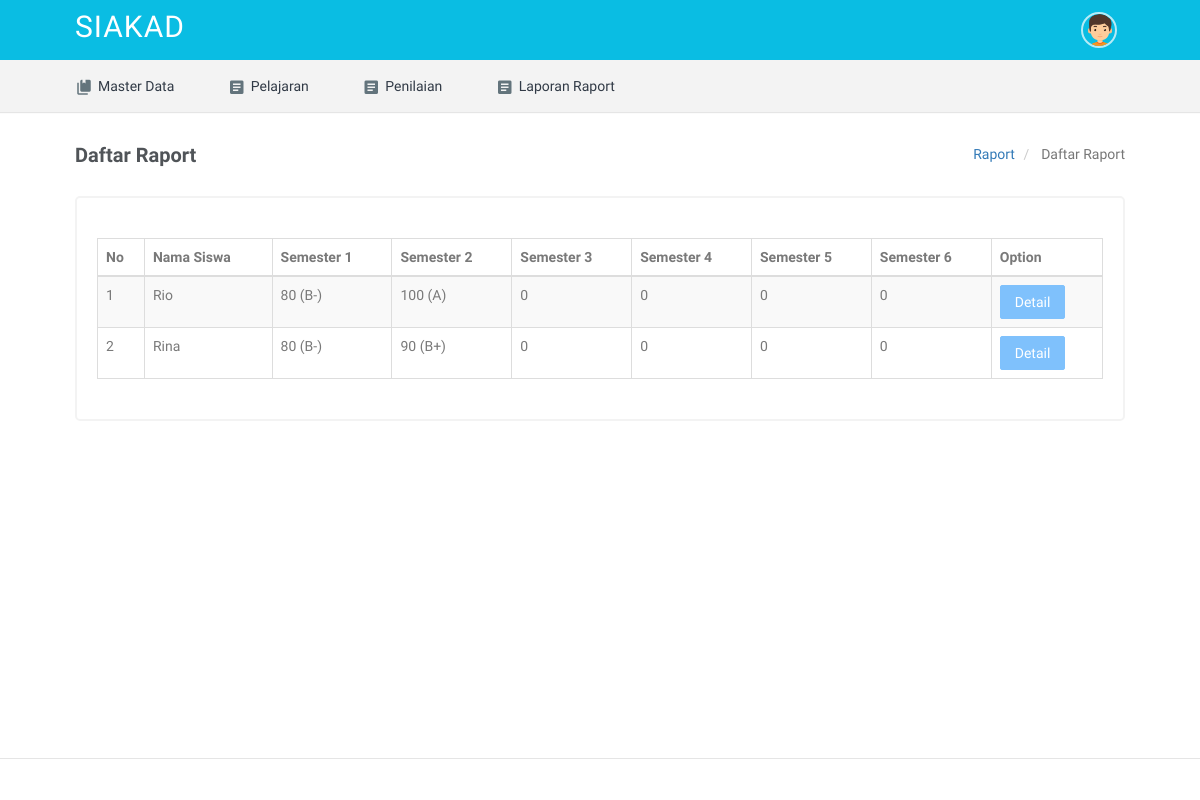
/index.php/raport, run on the app's committed database.
### tables this page shows
CREATE TABLE `nilai` (
  `id_siswa` int(11) NOT NULL,
  `semester_1` int(11) NOT NULL,
  `semester_2` int(11) NOT NULL,
  `semester_3` int(11) NOT NULL,
  `semester_4` int(11) NOT NULL,
  `semester_5` int(11) NOT NULL,
  `semester_6` int(11) NOT NULL
);

CREATE TABLE `siswa` (
  `id_siswa` int(11) NOT NULL,
  `nis` int(20) NOT NULL,
  `nama` varchar(40) NOT NULL,
  `tgl_lahir` varchar(20) NOT NULL,
  `kewarganegaraan` varchar(20) NOT NULL,
  `alamat` varchar(40) NOT NULL,
  `jenis_kelamin` varchar(20) NOT NULL
);

CREATE TABLE `nilai_mapel` (
  `id_nilai_mapel` int(11) NOT NULL,
  `id_siswa` int(11) NOT NULL,
  `id_mapel` int(11) NOT NULL,
  `nilai` int(11) NOT NULL,
  `semester` int(11) NOT NULL
);

### application/modules/raport/controllers/Raport.php (called while the page is built, shortened)
<?php
class Raport extends MX_Controller {
    public function __construct(){
        $this->load->model('m_raport');
        $this->load->library('session');
    }
    public function index(){
        $data['page'] = array(
            'page1' => 'Raport',
            'page2' => 'Daftar Raport',
            'title' => 'Daftar Raport'
        );
        $data['rows'] = $this->m_raport->all_raport()->result();
            $this->load->view('template/header');
            $this->load->view('raport/data_raport', $data);
            $this->load->view('template/footer');
    }
}

### index.php (called while the page is built, shortened)
<?php
require_once BASEPATH.'core/CodeIgniter.php';

### application/modules/raport/models/M_raport.php (called while the page is built, shortened)
<?php
class M_raport extends CI_Model{
	function all_raport(){
		return $this->db->query("SELECT * FROM nilai AS a INNER JOIN nilai_mapel AS b ON a.id_siswa = b.id_siswa INNER JOIN siswa AS c ON a.id_siswa = c.id_siswa GROUP BY a.id_siswa");
	}
}

### application/modules/raport/views/data_raport.php (the view, shortened to what this page needs)
<div class="wrapper">
    <div class="container">
        <div class="row">
            <div class="col-sm-12">
                <div class="page-title-box">
                    <div class="btn-group pull-right">
                        <ol class="breadcrumb hide-phone p-0 m-0">
                            <li>
                                <a href="#"><?php echo $page['page1']; ?></a>
                            </li>
                            <li class="active">
                                <?php echo $page['page2']; ?>
                            </li>
                        </ol>
                    </div>
                    <h4 class="page-title"><?php echo $page['title']; ?></h4>
                </div>
            </div>
        </div>
        <div class="row">
            <div class="col-sm-12">
                <div class="card-box table-responsive">
                    <table id="datatable" class="table table-striped table-bordered">
                        <thead>
                        <tr>
                            <th>No</th>
                            <th>Nama Siswa</th>
                            <?php
                                for ($i=1; $i <= 6; $i++) {
                            ?>
                            <th>Semester <?php echo $i; ?></th>
                            <?php
                                }
                            ?>
                            <th>Option</th>
                        </tr>
                        </thead>
                        <tbody>
                            <?php
                            $no = 1;
                            foreach ($rows as $key ) {
                            ?>
                            <tr>
                                <td><?php echo $no++; ?></td>
                                <td><?php echo $key->nama; ?></td>
                                <?php
                                for ($i=1; $i <= 6; $i++) {
                                    $list = $this->db->query("SELECT id_nilai_mapel, id_siswa, AVG(nilai) AS total FROM nilai_mapel WHERE semester = ".$i." AND id_siswa = ".$key->id_siswa." GROUP BY id_siswa")->row();
                                    if($list->total > 0 && $list->total <= 55){
                                        $nilai = "(D)";
                                    }else if($list->total >= 56 && $list->total <= 60){
                                        $nilai = "(D+)";
                                    }else if($list->total >= 61 && $list->total <= 65){
                                        $nilai = "(C-)";
                                    }else if($list->total >= 66 && $list->total <= 70){
                                        $nilai = "(C)";
                                    }else if($list->total >= 71 && $list->total <= 75){
                                        $nilai = "(C+)";
                                    }else if($list->total >= 76 && $list->total <= 80){
                                        $nilai = "(B-)";
                                    }else if($list->total >= 81 && $list->total <= 85){
                                        $nilai = "(B)";
                                    }else if($list->total >= 86 && $list->total <= 90){
                                        $nilai = "(B+)";
                                    }else if($list->total >= 91 && $list->total <= 95){
                                        $nilai = "(A-)";
                                    }else if($list->total >= 96 && $list->total <= 100){
                                        $nilai = "(A)";
                                    }else{
                                        $nilai = "";
                                    }
                                ?>
                                    <td><?php echo round($list->total, 2)." ".$nilai; ?></td>
                                <?php } ?>
                                <td><a href="<?php echo base_url(); ?>index.php/raport/detail_form_raport/<?php echo $key->id_siswa; ?>" class="btn btn-primary">Detail</a></td>
                            </tr>
                            <?php
                            }
                            ?>
                        </tbody>
                    </table>
                </div>
            </div>
        </div>

### application/modules/template/views/header.php (shortened to what this page needs)
<!DOCTYPE html>
<html lang="en">
    <head>
        <link href="<?php echo base_url(); ?>assets/assets/plugins/nestable/jquery.nestable.css" rel="stylesheet" />
        <link href="<?php echo base_url(); ?>assets/assets/plugins/timepicker/bootstrap-timepicker.min.css" rel="stylesheet">
		<link href="<?php echo base_url(); ?>assets/assets/plugins/bootstrap-colorpicker/css/bootstrap-colorpicker.min.css" rel="stylesheet">
		<link href="<?php echo base_url(); ?>assets/assets/plugins/bootstrap-datepicker/css/bootstrap-datepicker.min.css" rel="stylesheet">
		<link href="<?php echo base_url(); ?>assets/assets/plugins/clockpicker/css/bootstrap-clockpicker.min.css" rel="stylesheet">
		<link href="<?php echo base_url(); ?>assets/assets/plugins/bootstrap-daterangepicker/daterangepicker.css" rel="stylesheet">
        <link href="<?php echo base_url(); ?>assets/assets/plugins/datatables/jquery.dataTables.min.css" rel="stylesheet" type="text/css"/>
        <link href="<?php echo base_url(); ?>assets/assets/plugins/datatables/buttons.bootstrap.min.css" rel="stylesheet" type="text/css"/>
        <link href="<?php echo base_url(); ?>assets/assets/plugins/datatables/fixedHeader.bootstrap.min.css" rel="stylesheet" type="text/css"/>
        <link href="<?php echo base_url(); ?>assets/assets/plugins/datatables/responsive.bootstrap.min.css" rel="stylesheet" type="text/css"/>
        <link href="<?php echo base_url(); ?>assets/assets/plugins/datatables/scroller.bootstrap.min.css" rel="stylesheet" type="text/css"/>
        <link href="<?php echo base_url(); ?>assets/assets/plugins/datatables/dataTables.colVis.css" rel="stylesheet" type="text/css"/>
        <link href="<?php echo base_url(); ?>assets/assets/plugins/datatables/dataTables.bootstrap.min.css" rel="stylesheet" type="text/css"/>
        <link href="<?php echo base_url(); ?>assets/assets/plugins/datatables/fixedColumns.dataTables.min.css" rel="stylesheet" type="text/css"/>
        <link href="<?php echo base_url(); ?>assets/assets/plugins/custombox/css/custombox.min.css" rel="stylesheet">
        <link href="<?php echo base_url(); ?>assets/assets/css/bootstrap.min.css" rel="stylesheet" type="text/css" />
        <link href="<?php echo base_url(); ?>assets/assets/css/core.css" rel="stylesheet" type="text/css" />
        <link href="<?php echo base_url(); ?>assets/assets/css/components.css" rel="stylesheet" type="text/css" />
        <link href="<?php echo base_url(); ?>assets/assets/css/icons.css" rel="stylesheet" type="text/css" />
        <link href="<?php echo base_url(); ?>assets/assets/css/pages.css" rel="stylesheet" type="text/css" />
        <link href="<?php echo base_url(); ?>assets/assets/css/menu.css" rel="stylesheet" type="text/css" />
        <link href="<?php echo base_url(); ?>assets/assets/css/responsive.css" rel="stylesheet" type="text/css" />
		<link rel="stylesheet" href="<?php echo base_url(); ?>assets/assets/plugins/switchery/switchery.min.css">
    </head>
    <body>
        <header id="topnav">
            <div class="topbar-main">
                <div class="container">
                    <div class="logo">
                        <a href="index.html" class="logo">
                            <h2 style="color:#FFF;">SIAKAD</h2>
                        </a>
                    </div>
                    <div class="menu-extras">
                        <ul class="nav navbar-nav navbar-right pull-right">
                            <li class="dropdown navbar-c-items">
                                <a href="" class="dropdown-toggle waves-effect waves-light profile" data-toggle="dropdown" aria-expanded="true"><img src="<?php echo base_url(); ?>assets/assets/images/users/boy.png" alt="user-img" class="img-circle"> </a>
                            </li>
                        </ul>
                    </div>
                </div>
            </div>
            <div class="navbar-custom">
                <div class="container">
                    <div id="navigation">
                        <ul class="navigation-menu">
                            <li class="has-submenu">
                                <a href="#"><i class="mdi mdi-book-multiple"></i>Master Data</a>
                            </li>
                            <li class="has-submenu">
                                <a href="<?php echo base_url(); ?>index.php/ambil_mapel"><i class="mdi mdi-file-document-box"></i>Pelajaran</a>
                            </li>
                            <li class="has-submenu">
                                <a href="<?php echo base_url(); ?>index.php/nilai"><i class="mdi mdi-file-document-box"></i>Penilaian</a>
                            </li>
                            <li class="has-submenu">
                                <a href="<?php echo base_url(); ?>index.php/raport"><i class="mdi mdi-file-document-box"></i>Laporan Raport</a>
                            </li>
                        </ul>
                    </div>
                </div>
            </div>
        </header>

### application/modules/template/views/footer.php (shortened to what this page needs)
                <footer class="footer text-right">
                    <div class="container">
                        <div class="row">
                            <div class="col-xs-12 text-center">
                            </div>
                        </div>
                    </div>
                </footer>
            </div>
        </div>
    </body>
</html>

### assets/assets/css/core.css (style rules this page uses)
body { font-family: 'Varela Round', sans-serif; margin: 0; padding-bottom: 65px; overflow-x: hidden; color: #797979; }
html { position: relative; min-height: 100%; }
.h1, .h2, .h3, .h4, .h5, .h6, h1, h2, h3, h4, h5, h6 { color: #505458; font-family: 'Hind Madurai', sans-serif; margin: 10px 0; }
* { outline: none !important; }
.p-0 { padding: 0 !important; }
.m-0 { margin: 0 !important; }
.card-box { padding: 20px; border: 2px solid #f3f3f3; -webkit-border-radius: 5px; border-radius: 5px; -moz-border-radius: 5px; background-clip: padding-box; margin-bottom: 20px; background-color: #ffffff; }
.row { margin-right: -10px; margin-left: -10px; }
.col-lg-1, .col-lg-10, .col-lg-11, .col-lg-12, .col-lg-2, .col-lg-3, .col-lg-4, .col-lg-5, .col-lg-6, .col-lg-7, .col-lg-8, .col-lg-9, .col-md-1, .col-md-10, .col-md-11, .col-md-12, .col-md-2, .col-md-3, .col-md-4, .col-md-5, .col-md-6, .col-md-7, .col-md-8, .col-md-9, .col-sm-1, .col-sm-10, .col-sm-11, .col-sm-12, .col-sm-2, .col-sm-3, .col-sm-4, .col-sm-5, .col-sm-6, .col-sm-7, .col-sm-8, .col-sm-9, .col-xs-1, .col-xs-10, .col-xs-11, .col-xs-12, .col-xs-2, .col-xs-3, .col-xs-4, .col-xs-5, .col-xs-6, .col-xs-7, .col-xs-8, .col-xs-9 { padding-left: 10px; padding-right: 10px; }
.breadcrumb { background-color: transparent; margin-bottom: 15px; padding-top: 10px; padding-left: 0; }
.waves-effect { position: relative; cursor: pointer; display: inline-block; overflow: hidden; -webkit-user-select: none; -moz-user-select: none; -ms-user-select: none; user-select: none; -webkit-tap-highlight-color: transparent; vertical-align: middle; z-index: 1; will-change: opacity, transform; -webkit-transition: all 0.3s ease-out; -moz-transition: all 0.3s ease-out; -o-transition: all 0.3s ease-out; -ms-transition: all 0.3s ease-out; transition: all 0.3s ease-out; }

### assets/assets/css/menu.css (style rules this page uses)
.container { width: 90%; }
.wrapper { padding-top: 114px; }
.page-title-box { padding: 30px 0; }
.page-title-box .page-title { font-size: 20px; margin-bottom: 0; margin-top: 0; font-weight: 600; }
#topnav { position: fixed; right: 0; left: 0; top: 0; z-index: 1030; background-color: transparent; border: 0; -webkit-transition: all .5s ease; transition: all .5s ease; min-height: 62px; }
#topnav .topbar-main { background-color: #0abde3; }
#topnav .topbar-main .logo { color: #ffffff !important; font-size: 24px; font-family: 'Hind Madurai', sans-serif; font-weight: 600; letter-spacing: 1px; line-height: 60px; text-transform: uppercase; float: left; }
#topnav .topbar-main .nav > li > a { height: 36px; width: 36px; padding: 0; font-size: 18px; border: 2px solid rgba(255, 255, 255, 0.7) !important; line-height: 35px; text-align: center; border-radius: 50%; margin: 12px 8px; color: rgba(255, 255, 255, 0.7); }
#topnav .topbar-main .profile img { height: 34px; width: 34px; display: block; }
#topnav .topbar-main .navbar-nav { margin: 0px; }
#topnav .navbar-custom { background-color: #f3f3f3; box-shadow: 0 1px 1px rgba(0, 0, 0, 0.1); }
#topnav .navigation-menu { list-style: none; margin: 0; padding: 0; }
#topnav .navigation-menu > li { display: inline-block; position: relative; }
#topnav .navigation-menu > li > a { display: block; color: #313a46; font-weight: 500; -webkit-transition: all .5s ease; transition: all .5s ease; line-height: 20px; padding-left: 25px; padding-right: 25px; }
#topnav .navigation-menu > li > a i { font-size: 18px; vertical-align: middle; margin-right: 5px; text-align: center; color: #63747c; -webkit-transition: all .5s ease; transition: all .5s ease; }
@media (min-width: 992px) { #topnav .navigation-menu > li > a { padding-top: 16px; padding-bottom: 16px; } }
@media (min-width: 992px) { #topnav .navigation-menu > li:first-of-type a { padding-left: 0px; } }
@media (min-width: 992px) { #topnav #navigation { display: block !important; } }
.footer { border-top: 1px solid rgba(0, 0, 0, 0.1); bottom: 0px; color: #58666e; text-align: left !important; padding: 20px 0px; position: absolute; right: 0px; left: 0px; }

### data on the page
nilai: siswa.nama "Rio", total "0"
nilai_mapel: total "80", nilai "(B-)"
nilai_mapel: total "100", nilai "(A)"
nilai: siswa.nama "Rina", total "0"
nilai_mapel: total "80", nilai "(B-)"
nilai_mapel: total "90", nilai "(B+)"

### other printed values
$page['page1'] "Raport"
$page['page2'] "Daftar Raport"
$page['title'] "Daftar Raport"
